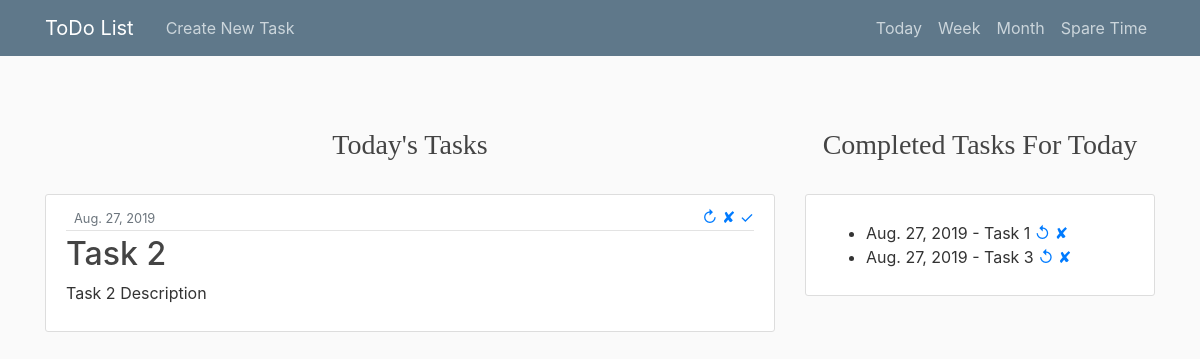
Page /TodaysTask/ on the committed database.
### todo_app/models.py (models this page shows, shortened)
class Task_model(models.Model):
    timeframe   = models.CharField(max_length=20, choices=TIMEFRAME_CHOICES, default='Today')
    title       = models.CharField(max_length=200)
    date        = models.DateField(default = date.today, blank=True)
    description = models.TextField()
    completed   = models.BooleanField(default=False)
    author      = models.ForeignKey(User, on_delete=models.CASCADE)

### todo_app/views.py (the view)
# urls.py: path('TodaysTask/', views.TodayTask_view, name='task_today'),
def TodayTask_view (request):
    queryset = Task_model.objects.filter(timeframe='td')
    context = {
        "task_list": queryset
    }
    return render(request, 'TodayTask.html', context)

### todo_app/templates/TodayTask.html (shortened to what this page needs)
    {% extends "Task_base.html" %}
    {% block uncrossed %}
        <br>
        <br>
        <center><h3>Today's Tasks</h3></center>
        <br>
        {% for task in task_list %}
          {% if task.completed == 0 %}
                <article class="media content-section">
                  <div class="media-body">
                    <div class="article-metadata">
                      <small class="text-muted">{{ task.date }}</small>
                        <div class="buttons">
                          <a href="{% url 'task_update' task.id %}" data-toggle="tooltip" title="Update">&#8635;</a>
                          <a href="{% url 'task_delete' task.id %}" data-toggle="tooltip" title="Delete">&#10008;</a>
                          <a href="{% url 'task_crossoff' task.id %}" data-toggle="tooltip" title="Complete">&#10003;</a>
                        </div>
                    </div>
                    <h2><a class="article-title" href="#">{{ task.title }}</a></h2>
                    <p class="article-content">{{ task.description }}</p>
                  </div>
                </article>
            {% endif %}
        {% endfor %}
    {% endblock uncrossed %}
      {% block crossed %}
        <br>
        <br>
        <center><h3>Completed Tasks For Today</h3></center>
        <br>
        <div class="content-section">
          <p class='text-muted'>
            {% for task in task_list %}
                {% if task.completed %}
                <ul>
                    <li>{{task.date}} - {{task.title}}
                        <a href="{% url 'task_uncross' task.id %}" data-toggle="tooltip" title="Undo">&#8634;</a>
                        <a href="{% url 'task_delete' task.id %}" data-toggle="tooltip" title="Delete">&#10008;</a>
                    </li>
                </ul>
                {% endif %}
            {% endfor %}
          </p>
        </div>
      {% endblock crossed %}

### todo_app/static/main.css (style rules this page uses)
body { background: #fafafa; color: #333333; margin-top: 5rem; }
h1, h2, h3, h4, h5, h6 { color: #444444; }
h3 { font-family: Avant Garde; }
ul { margin: 0; }
.buttons { float: right; }
.content-section { background: #ffffff; padding: 10px 20px; border: 1px solid #dddddd; border-radius: 3px; margin-bottom: 20px; }
.article-title { color: #444444; }
.article-content { white-space: pre-line; }
.article-metadata { padding-bottom: 1px; margin-bottom: 4px; border-bottom: 1px solid #e3e3e3 }

### rows in the picture
Task_model: date "Aug. 27, 2019", title "Task 2", description "Task 2 Description"
Task_model: date "Aug. 27, 2019", title "Task 1"
Task_model: date "Aug. 27, 2019", title "Task 3"
